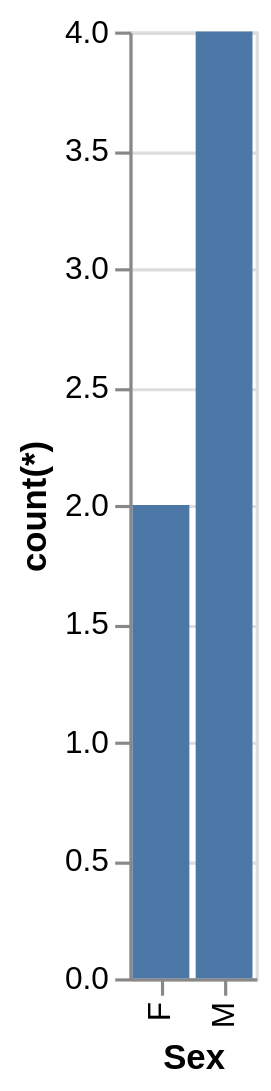

Source (Vega-Lite JSON):
### Vega-Lite specification from a JSON file in a GitHub repository (floating-point values rounded to 4 significant figures)
{"data": {"values": [{"x_data": "F", "y_data": 2}, {"x_data": "M", "y_data": 4}]}, "mark": "bar", "encoding": {"x": {"field": "x_data", "type": "nominal", "title": "Sex", "sort": "ascending"}, "y": {"field": "y_data", "type": "quantitative", "title": "count(*)"}}}
